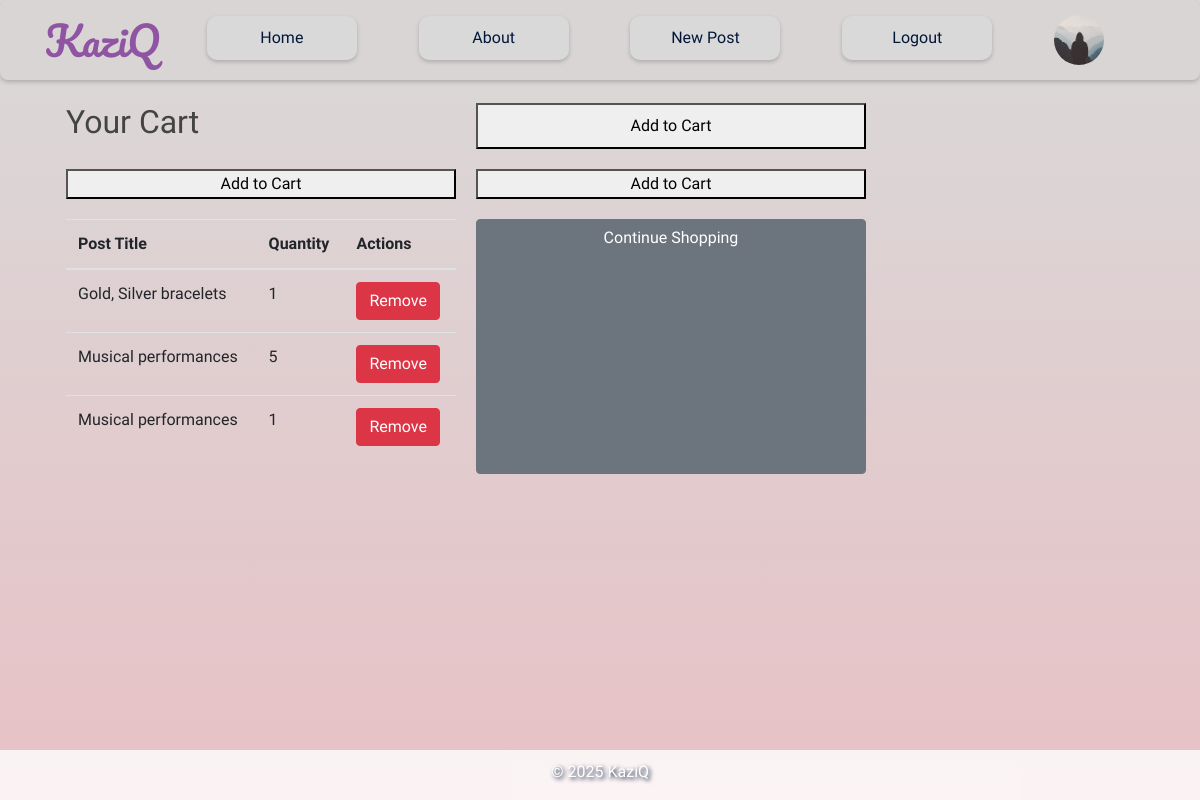
Page /cart (signed in) on the earlier database version.
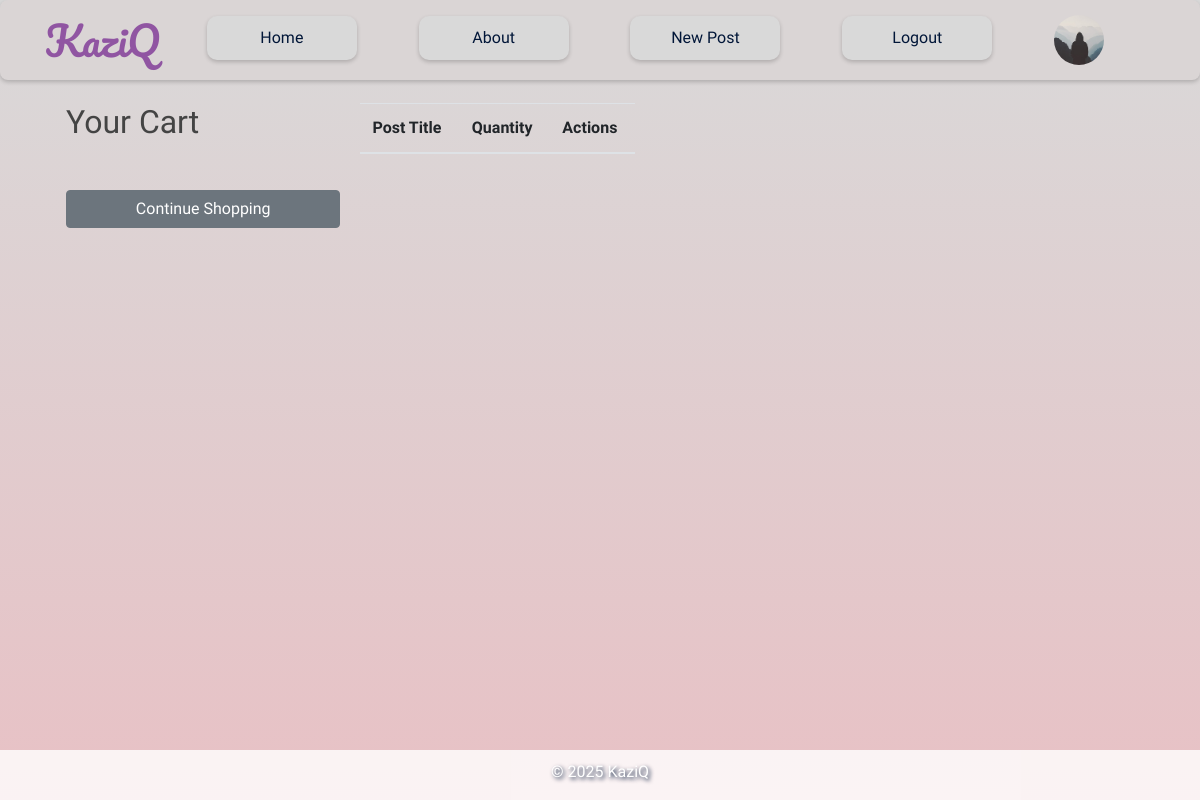
Same page on the later database version.
### flaskblog/models.py (models this page shows, shortened)
class CartItem(db.Model):
    id = db.Column(db.Integer, primary_key=True)
    user_id = db.Column(db.Integer, db.ForeignKey('user.id'), nullable=False)
    post_id = db.Column(db.Integer, db.ForeignKey('post.id'), nullable=False)
    quantity = db.Column(db.Integer, default=1)

class Post(db.Model):
    id = db.Column(db.Integer, primary_key=True)
    title = db.Column(db.String(100), nullable=False)
    date_posted = db.Column(db.DateTime, nullable=False, default=datetime.utcnow)
    content = db.Column(db.Text, nullable=False)
    price = db.Column(db.String(20), nullable=False)
    user_id = db.Column(db.Integer, db.ForeignKey('user.id'), nullable=False)
    image_file = db.Column(db.String(20), nullable=True)
    cart_items = db.relationship('CartItem', backref='post', lazy=True)

### flaskblog/routes.py (the view)
@app.route('/cart')
@login_required
def view_cart():
    cart_items = CartItem.query.filter_by(user_id=current_user.id).all()
    return render_template('cart.html', title='Your Cart', cart_items=cart_items)

### flaskblog/__init__.py (called while the page is built)
@login_manager.user_loader
def load_user(user_id):
    return User.query.get(int(user_id))

@app.context_processor
def inject_min_max():
    return dict(min=min, max=max)

### flaskblog/templates/cart.html
{% extends "layout.html" %}
{% block content %}
<h2>Your Cart</h2>
<table class="table">
    <thead>
        <tr>
            <th>Post Title</th>
            <th>Quantity</th>
            <th>Actions</th>
        </tr>
    </thead>
    <tbody>
        {% for cart_item in cart_items %}
        <form action="{{ url_for('add_to_cart', post_id=cart_item.post.id) }}" method="POST">
            <button type="submit">Add to Cart</button>
        </form>
        {% endfor %}
        {% for item in cart_items %}
        <tr>
            <td>{{ item.post.title }}</td>
            <td>{{ item.quantity }}</td>
            <td>
                <form action="{{ url_for('remove_from_cart', item_id=item.id) }}" method="POST">
                    <button type="submit" class="btn btn-danger">Remove</button>
                </form>
            </td>
        </tr>
        {% endfor %}
    </tbody>
</table>
<a href="{{ url_for('home') }}" class="btn btn-secondary">Continue Shopping</a>
{% endblock %}

Differences in the rows shown:
removed CartItem: post "Gold, Silver bracelets", quantity "1"
removed CartItem: post "Musical performances", quantity "5"
removed CartItem: post "Musical performances", quantity "1"
